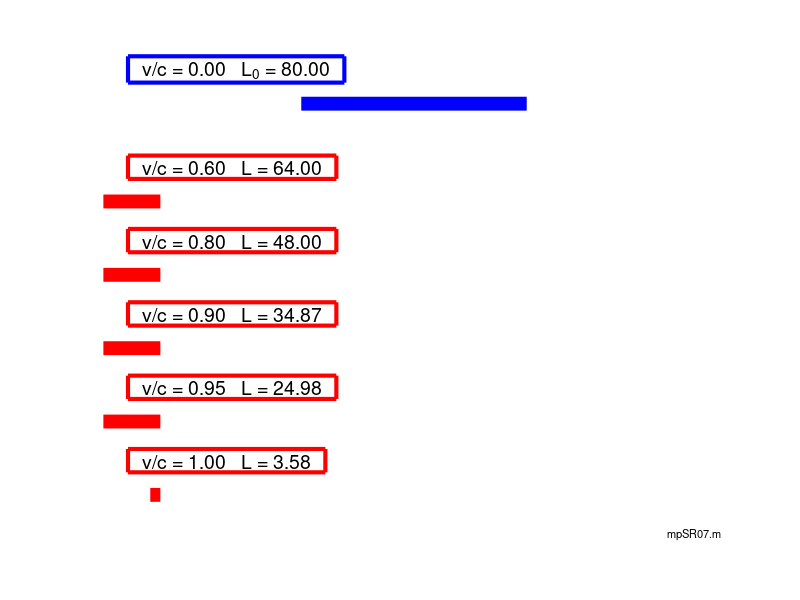

The MATLAB script that drew this image: (Note: this script raises an error after producing the figure.)
% mpSR07.m
% 190627  Matlab R2018b

% SPECIAL RELATIVITY ANIMATIONS
% LENGTH CONTRACTION
% Gamma   1/GAMMA
% Moving frame of reference (RED)
% Stationary frame of reference (BLUE) 
% Moving rod as observed by stationary observer

% DOING PHYSICS ONLINE 
%    http://www.physics.usyd.edu.au/teach_res/mp/mphome.htm
% Scripts
%     http://www.physics.usyd.edu.au/teach_res/mp/mscripts/

% VISUAL PHYSICS ONLINE
%    http://www.physics.usyd.edu.au/teach_res/hsp/sp/spHome.htm

% Documentation
%    http://www.physics.usyd.edu.au/teach_res/hsc/spP/mod7/m72D.htm

% Ian Cooper  ian.cooper@sydney.edu.au
% School of Physics, University of Sydney

close all
clear
clc

% ANIMATION and GIF file ==============================================
% Show and Save animation as a gif file (0 no)  (1 yes) for flagAG
    flagAG = 1;    
% file name for animated gif   
    ag_name = 'ag_SR.gif'; 
% Delay in seconds before displaying the next image  
    delay = 0.2;
    frame1 = 0;


% LENGTH CONTRACTION  =================================================
% Proper length
  L0 = 80;
% Grid points
  nT = 51;
% Time 
  t = linspace(0,200,nT);
% Velocity of moving systems wrt stationary system
  v = [0 0.6 0.8 0.9 0.95 0.999];
% 1/gamma
  gammaT = sqrt(1-v.^2);
% Contracted length
  L = gammaT.*L0;
% Width of line for rod
  W = 10;

figure(1)
 pos = [0.1 0.2 0.3 0.6];
   set(gcf,'Units','normalized')
   set(gcf,'Position',pos)
   set(gcf,'color','w')
   xlim([-110 110])
   ylim([0 100])
   box on
   grid on
   
for cc = 1 : nT
        
     xP = [-L0/2 L0/2]; yP = [88 88];
     plot(xP,yP,'b','linewidth',W);
        
     hold on
     n = 2;
     x = -90 + v(n).*t(cc);
     xP = [x-L(n), x]; yP = [68, 68];
     plot(xP,yP,'r','linewidth',W);
  
     n = 3;
     x = -90 + v(n).*t(cc);
     xP = [x-L(n), x]; yP = [53, 53];
     plot(xP,yP,'r','linewidth',W);
  
     n = 4;
     x = -90 + v(n).*t(cc);
     xP = [x-L(n), x]; yP = [38, 38];
     plot(xP,yP,'r','linewidth',W);
   
     
     n = 5;
     x = -90 + v(n).*t(cc);
     xP = [x-L(n), x]; yP = [23, 23];
     plot(xP,yP,'r','linewidth',W);
        
     n = 6;
     x = -90 + v(n).*t(cc);
     xP = [x-L(n), x]; yP = [8, 8];
     plot(xP,yP,'r','linewidth',W);
  
     
     % ----------------------------------------------------------------
     n = 1;
     txt = sprintf('  v/c = %2.2f   L_0 = %2.2f  '  ,v(n),L(n) );
     Htext = text(-100,95,txt);
     set(Htext,'EdgeColor','b','linewidth',3,'fontsize',14)
     
     n = 2;
     txt = sprintf('  v/c = %2.2f   L = %2.2f  '  ,v(n), L(n) );
     Htext = text(-100,75,txt);
     set(Htext,'EdgeColor','r','linewidth',3,'fontsize',14)
     
     n = 3;
     txt = sprintf('  v/c = %2.2f   L = %2.2f  '  ,v(n), L(n) );
     Htext = text(-100,60,txt);
     set(Htext,'EdgeColor','r','linewidth',3,'fontsize',14)
     
     n = 4;
     txt = sprintf('  v/c = %2.2f   L = %2.2f  '  ,v(n), L(n) );
     Htext = text(-100,45,txt);
     set(Htext,'EdgeColor','r','linewidth',3,'fontsize',14)
     
    n = 5;
     txt = sprintf('  v/c = %2.2f   L = %2.2f  '  ,v(n), L(n) );
     Htext = text(-100,30,txt);
     set(Htext,'EdgeColor','r','linewidth',3,'fontsize',14) 
   
   n = 6;
     txt = sprintf('  v/c = %2.2f   L = %2.2f  '  ,v(n), L(n) );
     Htext = text(-100,15,txt);
     set(Htext,'EdgeColor','r','linewidth',3,'fontsize',14) 
     
     text(90,0,'mpSR07.m','fontsize',8);
     
     xlim([-110 110])
     ylim([0 100])
     axis off
     pause(0.2)
     
% Save animation 
    if flagAG == 1
       frame1 = frame1 + 1;
         frame = getframe(1);
         im = frame2im(frame);
         [imind,cm] = rgb2ind(im,256);
         % On the first loop, create the file. In subsequent loops, append.
         if frame1 == 1
           imwrite(imind,cm,ag_name,'gif','DelayTime',delay,'loopcount',inf);
         else
          imwrite(imind,cm,ag_name,'gif','DelayTime',delay,'writemode','append');
         end
    end
    
    hold off
end
   
   
% GAMMA  1/ GAMMA =====================================================

% Velocity
  v = linspace(0,0.99,201);
% Gamma  
  gamma = 1./sqrt(1-v.^2);
  gammaT = 1./gamma;

figure(2)
   pos = [0.5 0.2 0.3 0.2];
   set(gcf,'Units','normalized')
   set(gcf,'Position',pos)
   set(gcf,'color','w')
   
   xP = v;  yP = gamma;    
   plot(xP,yP,'b','linewidth',2);
   hold on
   yP = gammaT;
   plot(xP,yP,'r','linewidth',2);

  grid on
  set(gca,'fontsize',12)
  legend('\gamma','1/\gamma','location','north','orientation','horizontal')
  xlabel('v / c')
  text(0.85,-1.2,'mpSR07.m','fontsize',8);
     
